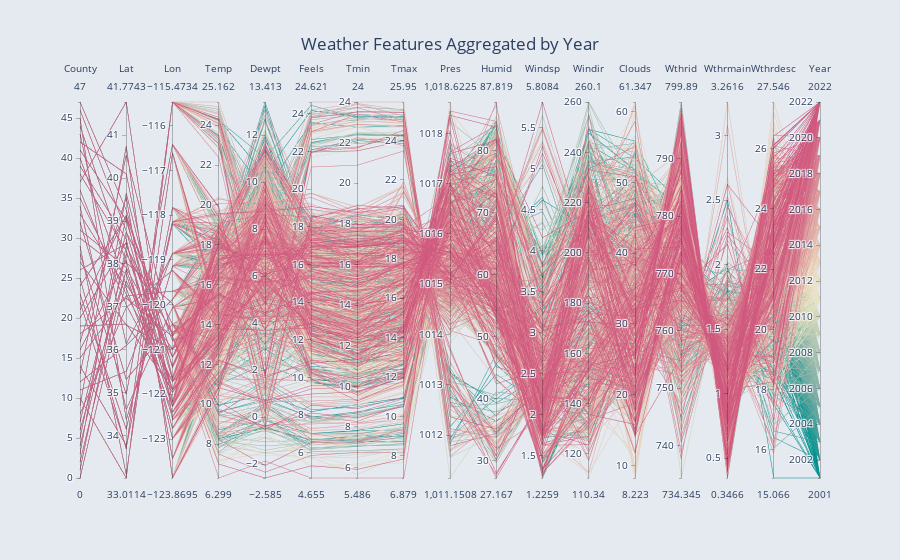

Write notebook code for a chart like this one.
### Code cell
# the size is too much so i am aggregating it so that each year is a average of all the instances for that location for that year
df= df[df['Year'].between(2001, 2022)]

aggregated_df = df.groupby(['County', 'Year']).mean().reset_index()

year = aggregated_df['Year']
aggregated_df = aggregated_df.drop(columns=['Year', 'Month', 'Day', 'Hour'], axis=1)

fig = px.parallel_coordinates(aggregated_df, 
                              color=year, 
                              color_continuous_scale=px.colors.diverging.Tealrose,
                              title="Weather Features Aggregated by Year")
fig.data[0].dimensions[-1].label = "Year"

fig.update_layout(
    paper_bgcolor='#e5e9f0',
    showlegend=False,
    title_x = 0.5,
    coloraxis_showscale=False,
)
fig.show()
fig.write_html('../../../graphs/weatherparametersaggregatedbyyear.html')

### Figure 1 — Plotly figure (JSON) as saved in the notebook; plotly's stock layout.template omitted (floating-point values rounded to 4 significant figures; data arrays with more than 128 entries replaced by an {"elided": "..."} marker saying what was removed)
{"data": [{"dimensions": [{"label": "County", "values": {"elided": "1056 int values"}}, {"label": "Lat", "values": {"elided": "1056 float values"}}, {"label": "Lon", "values": {"elided": "1056 float values"}}, {"label": "Temp", "values": {"elided": "1056 float values"}}, {"label": "Dewpt", "values": {"elided": "1056 float values"}}, {"label": "Feels", "values": {"elided": "1056 float values"}}, {"label": "Tmin", "values": {"elided": "1056 float values"}}, {"label": "Tmax", "values": {"elided": "1056 float values"}}, {"label": "Pres", "values": {"elided": "1056 float values"}}, {"label": "Humid", "values": {"elided": "1056 float values"}}, {"label": "Windsp", "values": {"elided": "1056 float values"}}, {"label": "Windir", "values": {"elided": "1056 float values"}}, {"label": "Clouds", "values": {"elided": "1056 float values"}}, {"label": "Wthrid", "values": {"elided": "1056 float values"}}, {"label": "Wthrmain", "values": {"elided": "1056 float values"}}, {"label": "Wthrdesc", "values": {"elided": "1056 float values"}}, {"label": "Year", "values": {"elided": "1056 int values"}}], "domain": {"x": [0, 1], "y": [0, 1]}, "line": {"color": {"elided": "1056 int values"}, "coloraxis": "coloraxis"}, "name": "", "type": "parcoords"}], "layout": {"coloraxis": {"colorbar": {"title": {"text": "color"}}, "colorscale": [[0, "rgb(0, 147, 146)"], [0.1667, "rgb(114, 170, 161)"], [0.3333, "rgb(177, 199, 179)"], [0.5, "rgb(241, 234, 200)"], [0.6667, "rgb(229, 185, 173)"], [0.8333, "rgb(217, 137, 148)"], [1, "rgb(208, 88, 126)"]], "showscale": false}, "legend": {"tracegroupgap": 0}, "paper_bgcolor": "#e5e9f0", "showlegend": false, "title": {"text": "Weather Features Aggregated by Year", "x": 0.5}}}
